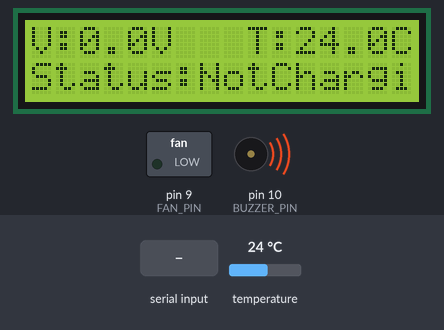
A sketch run on a simulated Arduino Nano, built with avr-gcc and run on an emulated ATmega328P. Parts: 16×2 character LCD, switched loads named in the sketch (green lamp = pin HIGH), buzzer (waves = sounding, pin HIGH). Inputs (shaded band) come from the test bench; at power-on: temperature 24 °C.

Above: at 3.2 s.
3.3 s: temperature set to 39.5 °C
At 5.0 s:
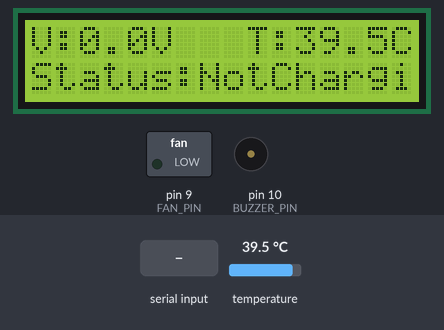
7.4 s: temperature set to 40.9 °C
At 10.1 s:
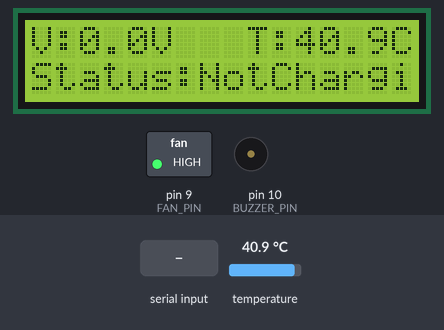
11.1 s: "90:45\n" received over the second serial link
At 13.7 s:
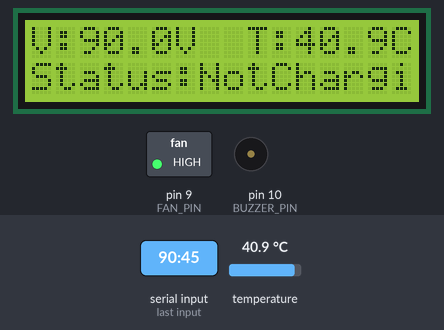
14.0 s: "30:150\n" received over the second serial link
At 16.4 s:
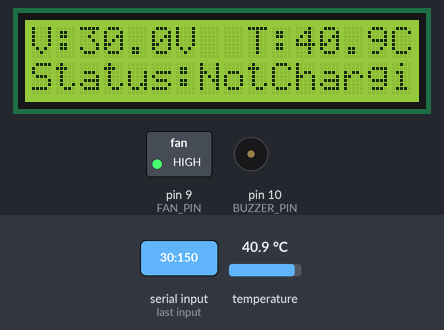
16.9 s: "charging:1\n" received over the second serial link
At 19.0 s:
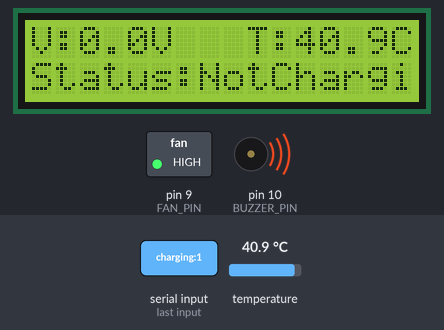
20.8 s: temperature set to 12 °C
At 23.6 s:
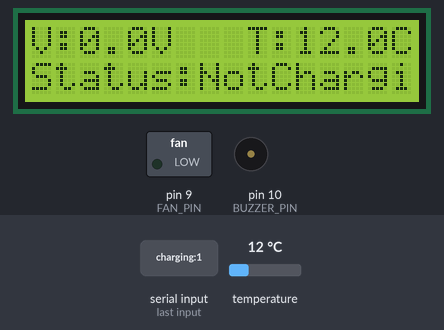
Timing chart, 0 to 24.7 s (numbered marks = the images above; inputs shaded):
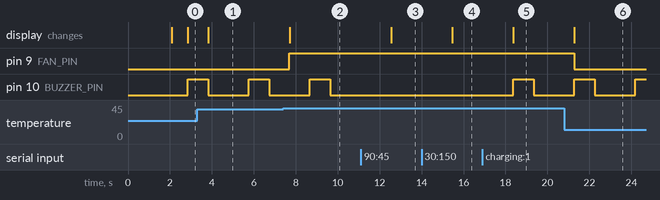

Measured:
- the behaviour switches between 40 and 40.1 °C on temperature (found by bisection; images 1 and 2)
- after the input at 3.3 s, the display: changes after 0.52 s (image 1)
- after the input at 7.4 s, pin 9 (FAN_PIN): LOW → HIGH after 0.30 s; the display: changes after 0.30 s (image 2)
- after the input at 11.1 s, the display: changes after 1.5 s (image 3)
- after the input at 14.0 s, the display: changes after 1.5 s (image 4)
- after the input at 16.9 s, pin 10 (BUZZER_PIN): LOW → HIGH after 1.5 s, → LOW 0.97 s later; the display: changes after 1.5 s (image 5)
- after the input at 20.8 s, pin 9 (FAN_PIN): HIGH → LOW after 0.48 s; the display: changes after 0.48 s (image 6)

The sketch:

Arduino_control_code.ino
```cpp
#include <OneWire.h>
#include <DallasTemperature.h>
#include <LiquidCrystal.h>
#include <SoftwareSerial.h>

// === Pin Definitions ===
#define ONE_WIRE_BUS 8
#define FAN_PIN 9
#define BUZZER_PIN 10
#define RS 7
#define EN 6
#define D4 5
#define D5 4
#define D6 3
#define D7 2

#define ESP_RX 12  // Nano receives from ESP TX (D7)
#define ESP_TX 11  // Nano sends to ESP RX (D8, optional)

SoftwareSerial espSerial(ESP_RX, ESP_TX);  // RX, TX

// === Thresholds ===
const float TEMP_THRESHOLD = 40.0;
const float VOLTAGE_THRESHOLD = 3.0;  // For testing with 9V battery

// === Global Variables ===
OneWire oneWire(ONE_WIRE_BUS);
DallasTemperature sensors(&oneWire);
LiquidCrystal lcd(RS, EN, D4, D5, D6, D7);

float voltage = 0.0;
bool isCharging = false;

unsigned long lastBuzzerEvent = 0;
int buzzerStage = 0;

void setup() {
  Serial.begin(9600);      // For debug
  espSerial.begin(9600);   // Communicate with ESP

  pinMode(FAN_PIN, OUTPUT);
  pinMode(BUZZER_PIN, OUTPUT);

  sensors.begin();
  lcd.begin(16, 2);
  lcd.clear();
  lcd.print("System Starting...");
  delay(2000);
  lcd.clear();
}

void loop() {
  // === Read Data from ESP8266 ===
  if (espSerial.available()) {
    String data = espSerial.readStringUntil('\n');
    data.trim();

    int sepIndex = data.indexOf(':');
    if (sepIndex != -1) {
      voltage = data.substring(0, sepIndex).toFloat();
      String status = data.substring(sepIndex + 1);
      isCharging = (status == "charging");
    }
  }

  // === Temperature ===
  sensors.requestTemperatures();
  float tempC = sensors.getTempCByIndex(0);

  // === Fan Control ===
  digitalWrite(FAN_PIN, tempC > TEMP_THRESHOLD ? HIGH : LOW);

  // === Buzzer Cycle Control ===
  unsigned long now = millis();
  if (voltage < VOLTAGE_THRESHOLD && !isCharging) {
    switch (buzzerStage) {
      case 0:
      case 2:
      case 4:
        if (now - lastBuzzerEvent >= 1000) {
          digitalWrite(BUZZER_PIN, HIGH);
          lastBuzzerEvent = now;
          buzzerStage++;
        }
        break;
      case 1:
      case 3:
      case 5:
        if (now - lastBuzzerEvent >= 500) {
          digitalWrite(BUZZER_PIN, LOW);
          lastBuzzerEvent = now;
          buzzerStage++;
        }
        break;
      case 6:
        if (now - lastBuzzerEvent >= 20000) {
          buzzerStage = 0;
        }
        break;
    }
  } else {
    digitalWrite(BUZZER_PIN, LOW);
    buzzerStage = 0;
  }

  // === LCD Display ===
  lcd.setCursor(0, 0);
  lcd.print("V:");
  lcd.print(voltage, 1);
  lcd.print("V   ");

  lcd.setCursor(9, 0);
  lcd.print("T:");
  lcd.print(tempC, 1);
  lcd.print("C ");

  lcd.setCursor(0, 1);
  lcd.print("Status:");
  lcd.print(isCharging ? "Charging   " : "NotCharging");

  delay(200);
}
```
